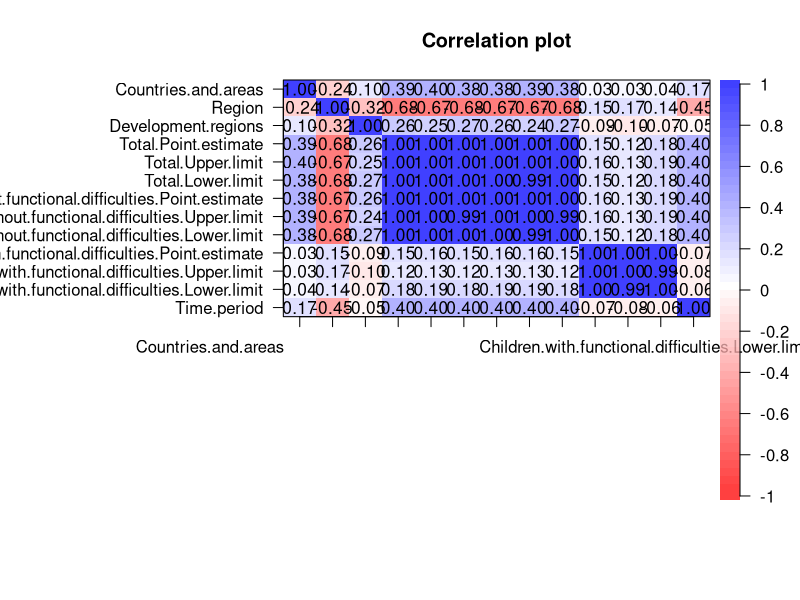
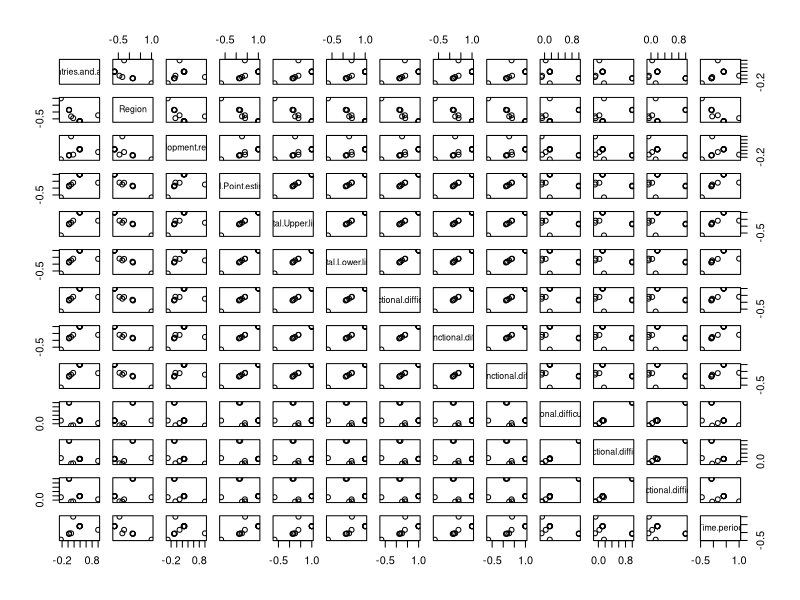
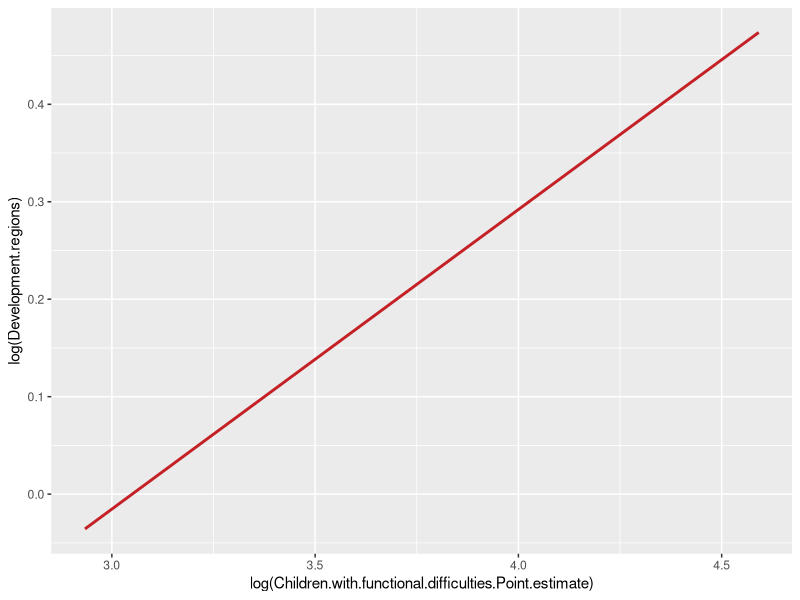
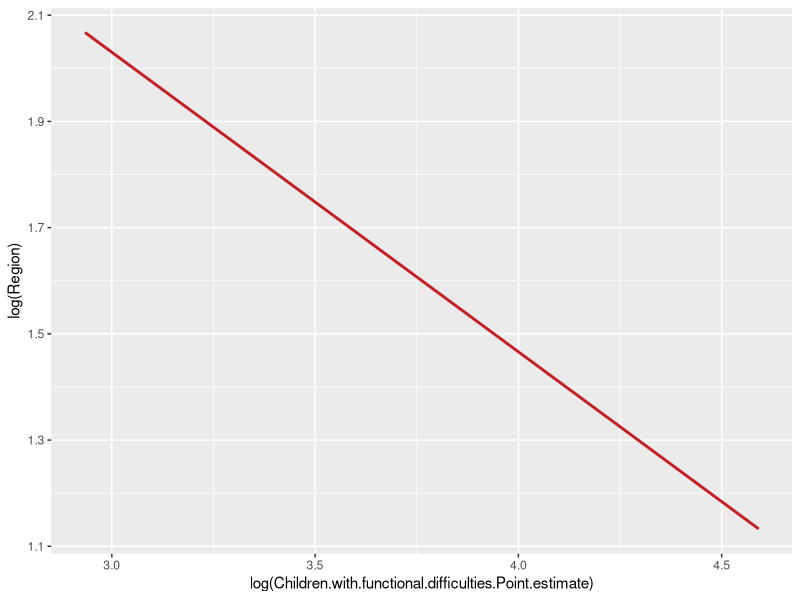
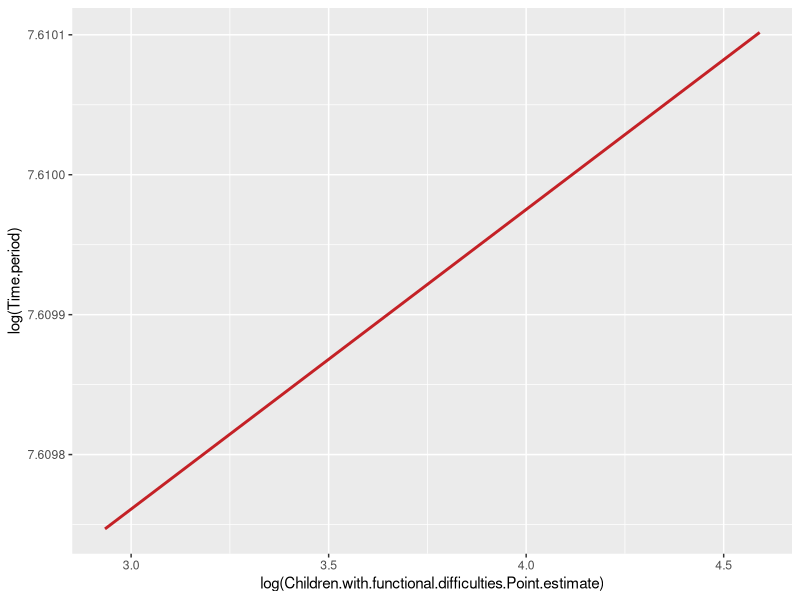
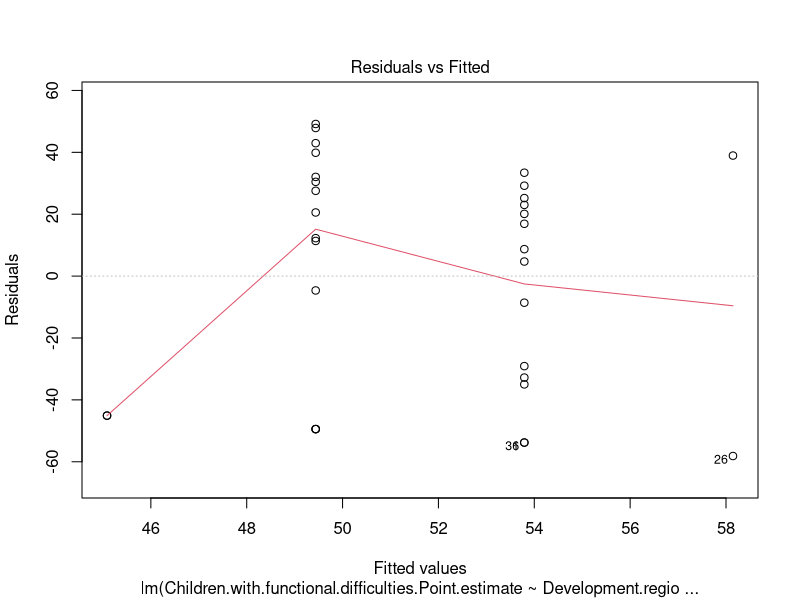
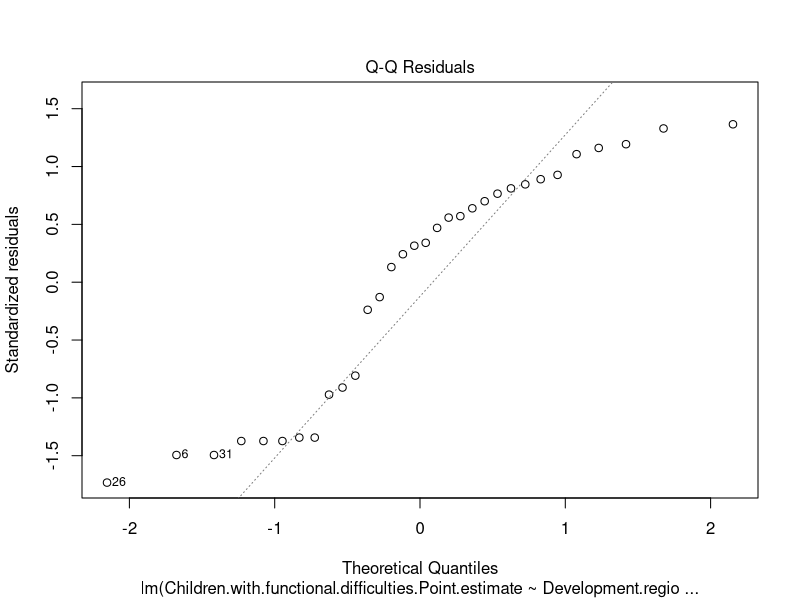
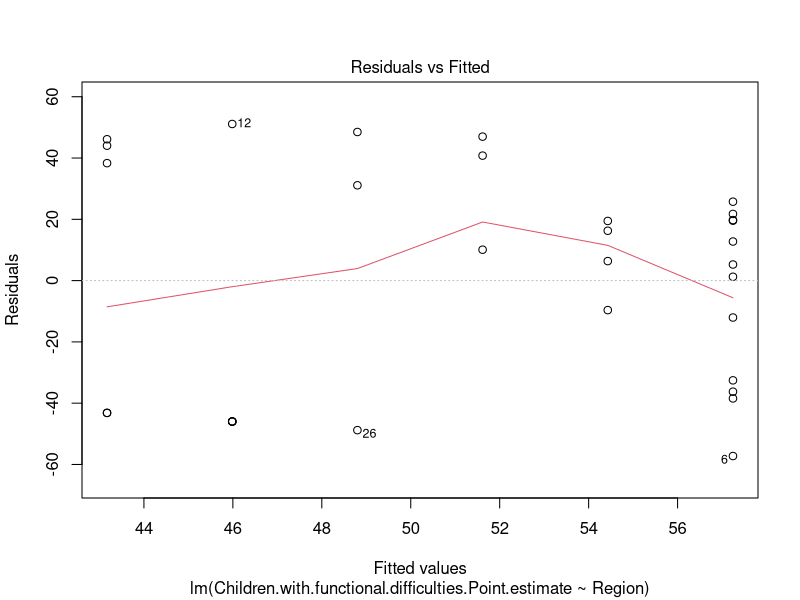

These figures' R source, in order:
#setwd("C:/Users/nursa/OneDrive/Documents/dataset")
library(psych)
library(caret)
library(dplyr)
library(car)
dt=read.csv("totalCompletionRate.csv")

corPlot(cor(dt))
pairs(cor(dt))

ggplot(dt, aes(x = log(Children.with.functional.difficulties.Point.estimate), y = log(Development.regions))) +
  stat_smooth(method = "lm",
              col = "#C42126", se = FALSE, size = 1
  )
ggplot(dt, aes(x = log(Children.with.functional.difficulties.Point.estimate), y = log(Region))) +
  stat_smooth(method = "lm",
              col = "#C42126", se = FALSE, size = 1
  )
ggplot(dt, aes(x = log(Children.with.functional.difficulties.Point.estimate), y = log(Time.period))) +
  stat_smooth(method = "lm",
              col = "#C42126", se = FALSE, size = 1
  )
set.seed(3)
model=lm(Children.with.functional.difficulties.Point.estimate~Development.regions,data = dt)
model2=lm(Children.with.functional.difficulties.Point.estimate~Region,data = dt)
model3=lm(Children.with.functional.difficulties.Point.estimate~Time.period,data = dt)

summary(model)
# Call:
#   lm(formula = Children.with.functional.difficulties.Point.estimate ~ 
#        Development.regions, data = dt)
# 
# Residuals:
#   Min     1Q Median     3Q    Max 
# -58.15 -37.52  11.81  29.52  49.16 
# 
# Coefficients:
#   Estimate Std. Error t value Pr(>|t|)    
# (Intercept)           58.145     15.290   3.803 0.000655 ***
#   Development.regions   -4.353      9.220  -0.472 0.640255    
# ---
#   Signif. codes:  0 '***' 0.001 '**' 0.01 '*' 0.05 '.' 0.1 ' ' 1
# 
# Residual standard error: 36.88 on 30 degrees of freedom
# Multiple R-squared:  0.007375,	Adjusted R-squared:  -0.02571 
# F-statistic: 0.2229 on 1 and 30 DF,  p-value: 0.6403
anova(model)
# Analysis of Variance Table
# 
# Response: Children.with.functional.difficulties.Point.estimate
#                     Df Sum Sq Mean Sq F value Pr(>F)
# Development.regions  1    303   303.2  0.2229 0.6403
# Residuals           30  40807  1360.2

summary(model2)
# Call:
#   lm(formula = Children.with.functional.difficulties.Point.estimate ~ 
#        Region, data = dt)
# 
# Residuals:
#   Min      1Q  Median      3Q     Max 
# -57.246 -39.627   8.227  27.091  51.114 
# 
# Coefficients:
#   Estimate Std. Error t value Pr(>|t|)  
# (Intercept)   40.356     14.843   2.719   0.0108 *
#   Region         2.815      3.340   0.843   0.4060  
# ---
#   Signif. codes:  0 '***' 0.001 '**' 0.01 '*' 0.05 '.' 0.1 ' ' 1
# 
# Residual standard error: 36.59 on 30 degrees of freedom
# Multiple R-squared:  0.02313,	Adjusted R-squared:  -0.009432 
# F-statistic: 0.7104 on 1 and 30 DF,  p-value: 0.406
anova(model2)
# Analysis of Variance Table
# 
# Response: Children.with.functional.difficulties.Point.estimate
# Df Sum Sq Mean Sq F value Pr(>F)
# Region     1    951  950.91  0.7104  0.406
# Residuals 30  40159 1338.64 

summary(model3)
# Call:
#   lm(formula = Children.with.functional.difficulties.Point.estimate ~ 
#        Time.period, data = dt)
# 
# Residuals:
#   Min      1Q  Median      3Q     Max 
# -52.846 -37.340   7.847  27.829  51.380 
# 
# Coefficients:
#   Estimate Std. Error t value Pr(>|t|)
# (Intercept)  5729.942  14114.092   0.406    0.688
# Time.period    -2.813      6.993  -0.402    0.690
# 
# Residual standard error: 36.92 on 30 degrees of freedom
# Multiple R-squared:  0.005366,	Adjusted R-squared:  -0.02779 
# F-statistic: 0.1619 on 1 and 30 DF,  p-value: 0.6903
anova(model3)
# Analysis of Variance Table
# 
# Response: Children.with.functional.difficulties.Point.estimate
# Df Sum Sq Mean Sq F value Pr(>F)
# Time.period  1    221  220.61  0.1619 0.6903
# Residuals   30  40889 1362.98

plot(model,1)
plot(model,2)

plot(model2,1)
plot(model2,2)

plot(model3,1)
plot(model3,2)

newdata=data.frame(Development.regions = 1, interval = "confidence")
predict(model,newdata)

newdata=data.frame(Region = 1, interval = "confidence")
predict(model2,newdata)


newdata=data.frame(Time.period = 2022, interval = "confidence")
predict(model3,newdata)
